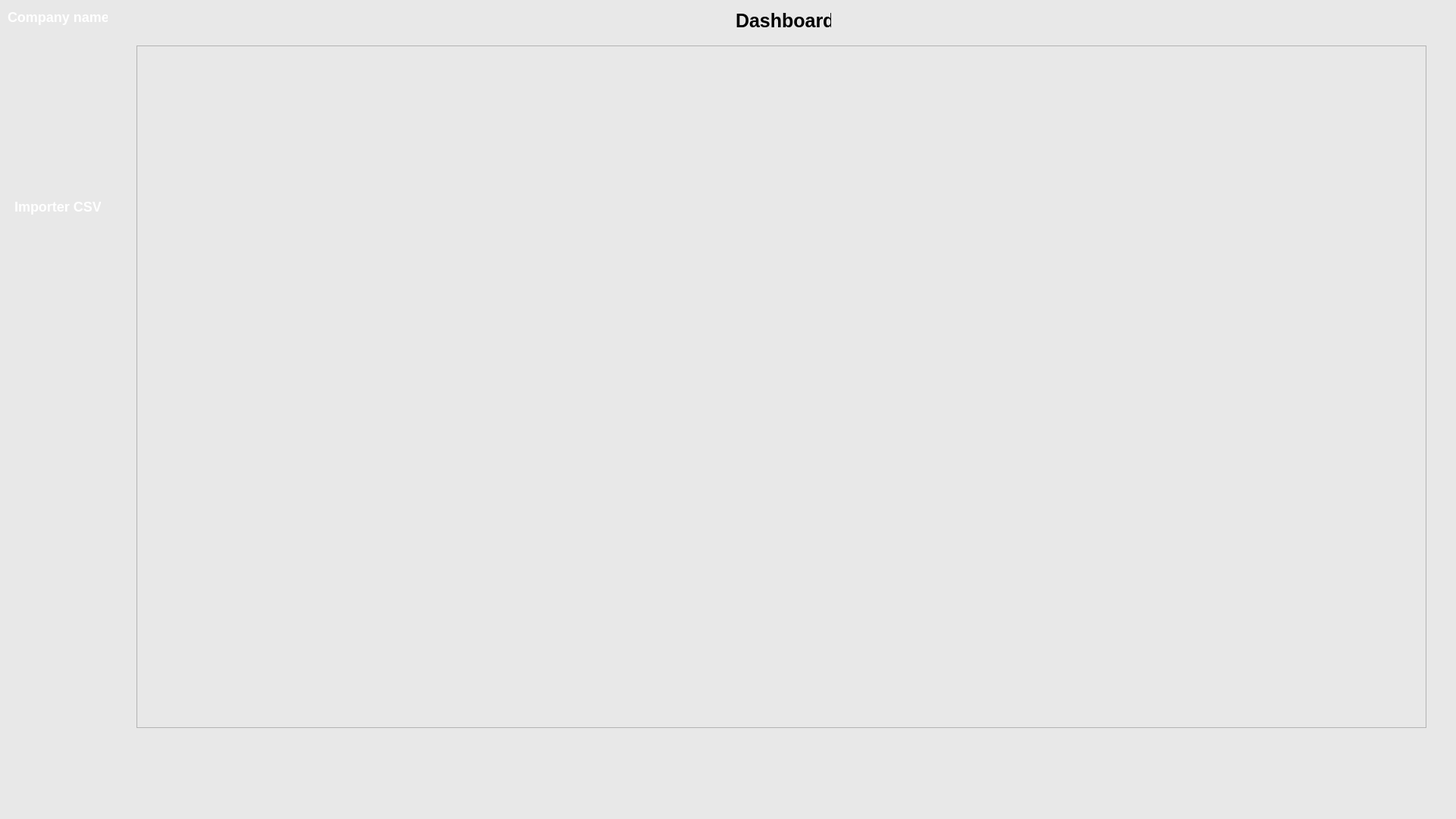
<?xml version="1.0" encoding="UTF-8"?>
<ui version="4.0">
 <class>MainWindow</class>
 <widget class="QMainWindow" name="MainWindow">
  <property name="geometry">
   <rect>
    <x>0</x>
    <y>0</y>
    <width>1920</width>
    <height>1080</height>
   </rect>
  </property>
  <property name="windowTitle">
   <string>MainWindow</string>
  </property>
  <property name="styleSheet">
   <string notr="true">background-color: rgb(232, 232, 232);

</string>
  </property>
  <widget class="QWidget" name="centralwidget">
   <property name="styleSheet">
    <string notr="true">QLabel {
color: rgb(255, 255, 255);
}

QPushButton {
background: none;
border: none;
color: rgb(0, 0, 0);
font-size: 20px;
}

Line {
border-radius: none;
}

QLabel {
font-size: 15px;
color: rgb(0, 0, 0);
font-weight: bold;
}</string>
   </property>
   <widget class="QWidget" name="verticalLayoutWidget">
    <property name="geometry">
     <rect>
      <x>0</x>
      <y>0</y>
      <width>160</width>
      <height>1082</height>
     </rect>
    </property>
    <layout class="QVBoxLayout" name="verticalLayout">
     <item>
      <widget class="QWidget" name="widget" native="true">
       <property name="minimumSize">
        <size>
         <width>0</width>
         <height>1080</height>
        </size>
       </property>
       <property name="styleSheet">
        <string notr="true">background-color: rgba(14, 47, 164, 0.85);

QLabel {
color: white;
}</string>
       </property>
       <widget class="QLabel" name="companyLabel">
        <property name="geometry">
         <rect>
          <x>10</x>
          <y>10</y>
          <width>132</width>
          <height>24</height>
         </rect>
        </property>
        <property name="styleSheet">
         <string notr="true">background: none;
font-weight: bold;
font-size: 18px;
color: white;</string>
        </property>
        <property name="text">
         <string>Company name</string>
        </property>
       </widget>
       <widget class="QWidget" name="widget_2" native="true">
        <property name="geometry">
         <rect>
          <x>-1</x>
          <y>170</y>
          <width>161</width>
          <height>371</height>
         </rect>
        </property>
        <property name="styleSheet">
         <string notr="true">background: none;

</string>
        </property>
        <widget class="QPushButton" name="importButton">
         <property name="geometry">
          <rect>
           <x>40</x>
           <y>20</y>
           <width>61</width>
           <height>61</height>
          </rect>
         </property>
         <property name="styleSheet">
          <string notr="true">border-image: url(:/icons/airport-64.png);
</string>
         </property>
         <property name="text">
          <string/>
         </property>
         <property name="iconSize">
          <size>
           <width>16</width>
           <height>16</height>
          </size>
         </property>
        </widget>
        <widget class="QLabel" name="airportButtonLabel">
         <property name="geometry">
          <rect>
           <x>20</x>
           <y>90</y>
           <width>114</width>
           <height>24</height>
          </rect>
         </property>
         <property name="styleSheet">
          <string notr="true">font-size: 18px;
color: rgb(255, 255, 255)</string>
         </property>
         <property name="text">
          <string>Importer CSV</string>
         </property>
        </widget>
       </widget>
      </widget>
     </item>
    </layout>
   </widget>
   <widget class="QTableWidget" name="tableWidget">
    <property name="geometry">
     <rect>
      <x>180</x>
      <y>60</y>
      <width>1701</width>
      <height>900</height>
     </rect>
    </property>
    <property name="minimumSize">
     <size>
      <width>1440</width>
      <height>600</height>
     </size>
    </property>
    <property name="styleSheet">
     <string notr="true"/>
    </property>
    <property name="gridStyle">
     <enum>Qt::SolidLine</enum>
    </property>
    <attribute name="horizontalHeaderMinimumSectionSize">
     <number>35</number>
    </attribute>
    <attribute name="horizontalHeaderDefaultSectionSize">
     <number>180</number>
    </attribute>
    <attribute name="verticalHeaderDefaultSectionSize">
     <number>60</number>
    </attribute>
   </widget>
   <widget class="QLabel" name="label">
    <property name="geometry">
     <rect>
      <x>970</x>
      <y>10</y>
      <width>126</width>
      <height>34</height>
     </rect>
    </property>
    <property name="styleSheet">
     <string notr="true">font-size: 25px;</string>
    </property>
    <property name="text">
     <string>Dashboard</string>
    </property>
   </widget>
  </widget>
  <widget class="QMenuBar" name="menubar">
   <property name="geometry">
    <rect>
     <x>0</x>
     <y>0</y>
     <width>1920</width>
     <height>21</height>
    </rect>
   </property>
  </widget>
  <widget class="QStatusBar" name="statusbar"/>
 </widget>
 <resources/>
 <connections/>
</ui>
